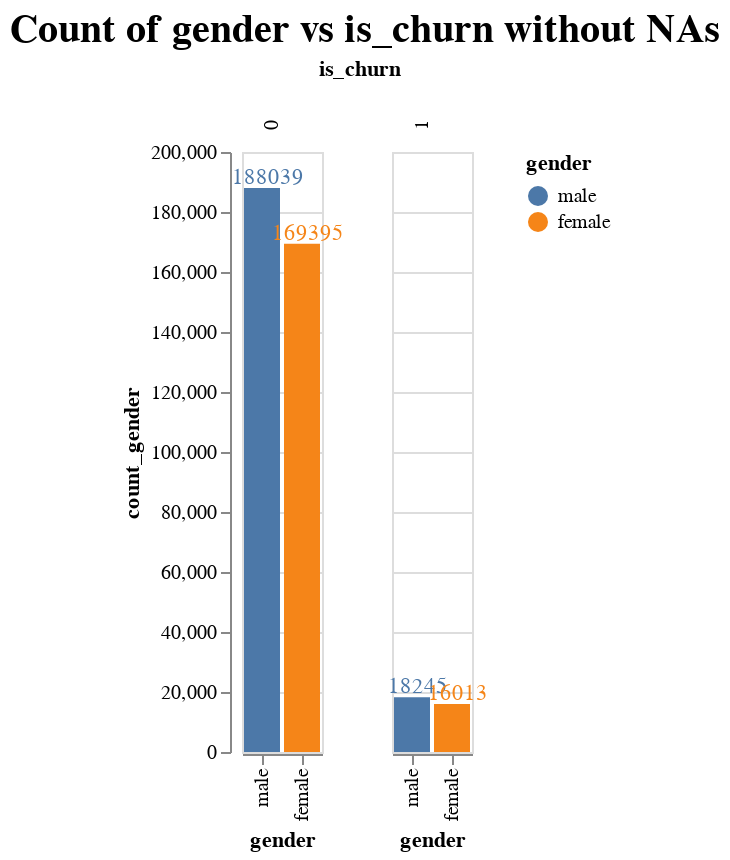
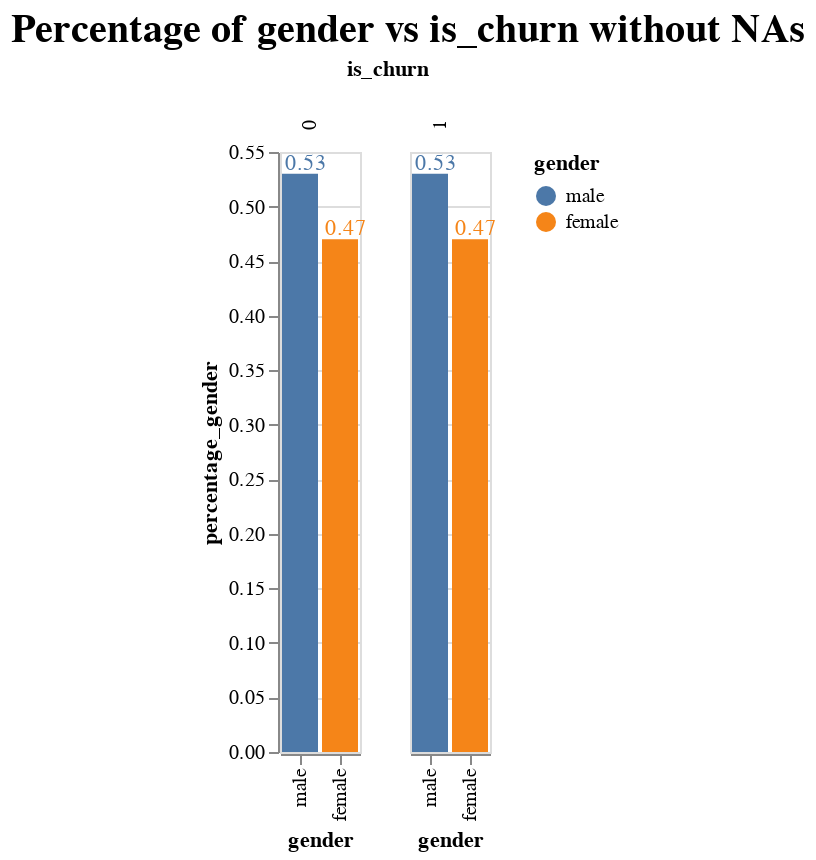

The notebook cell these images were saved under, in order:
### Code cell
count_gender = members_churn.groupby(['is_churn'])['gender'].value_counts().reset_index(name='count_gender')
percentage_gender = round(members_churn.groupby(['is_churn'])['gender'].value_counts(
    normalize=True).reset_index(name='percentage_gender'), 2)

plot_grouped_bar_chart(count_gender, "gender", "count_gender", "gender", "is_churn", title='Count of gender vs is_churn without NAs')

# Creating a grouped bar chart : is_churn vs gender (percentage)
plot_grouped_bar_chart(percentage_gender, "gender", "percentage_gender", "gender", "is_churn", title='Percentage of gender vs is_churn without NAs')

### Figure 1 — Vega-Lite specification as saved in the notebook (floating-point values rounded to 4 significant figures)
{"config": {"view": {"continuousWidth": 400, "continuousHeight": 300}, "title": {"anchor": "middle", "fontSize": 20}}, "data": {"name": "data-dce85e40893373a0b31daeba39af5c33"}, "facet": {"column": {"type": "nominal", "field": "is_churn", "header": {"labelAlign": "right", "labelAngle": -90}, "sort": null}}, "spec": {"layer": [{"mark": "bar", "encoding": {"color": {"type": "nominal", "field": "gender", "sort": null}, "x": {"type": "nominal", "field": "gender", "sort": null}, "y": {"type": "quantitative", "field": "count_gender"}}}, {"mark": {"type": "text", "align": "center", "baseline": "bottom", "dx": 3}, "encoding": {"color": {"type": "nominal", "field": "gender", "sort": null}, "text": {"type": "quantitative", "field": "count_gender"}, "x": {"type": "nominal", "field": "gender", "sort": null}, "y": {"type": "quantitative", "field": "count_gender"}}}]}, "title": "Count of gender vs is_churn without NAs", "$schema": "https://vega.github.io/schema/vega-lite/v4.8.1.json", "datasets": {"data-dce85e40893373a0b31daeba39af5c33": [{"is_churn": "0", "gender": "male", "count_gender": 188039}, {"is_churn": "0", "gender": "female", "count_gender": 169395}, {"is_churn": "1", "gender": "male", "count_gender": 18245}, {"is_churn": "1", "gender": "female", "count_gender": 16013}]}}

### Figure 2 — Vega-Lite specification as saved in the notebook (floating-point values rounded to 4 significant figures)
{"config": {"view": {"continuousWidth": 400, "continuousHeight": 300}, "title": {"anchor": "middle", "fontSize": 20}}, "data": {"name": "data-6df5c6e9d062d8a4e74fbf26b0c6acff"}, "facet": {"column": {"type": "nominal", "field": "is_churn", "header": {"labelAlign": "right", "labelAngle": -90}, "sort": null}}, "spec": {"layer": [{"mark": "bar", "encoding": {"color": {"type": "nominal", "field": "gender", "sort": null}, "x": {"type": "nominal", "field": "gender", "sort": null}, "y": {"type": "quantitative", "field": "percentage_gender"}}}, {"mark": {"type": "text", "align": "center", "baseline": "bottom", "dx": 3}, "encoding": {"color": {"type": "nominal", "field": "gender", "sort": null}, "text": {"type": "quantitative", "field": "percentage_gender"}, "x": {"type": "nominal", "field": "gender", "sort": null}, "y": {"type": "quantitative", "field": "percentage_gender"}}}]}, "title": "Percentage of gender vs is_churn without NAs", "$schema": "https://vega.github.io/schema/vega-lite/v4.8.1.json", "datasets": {"data-6df5c6e9d062d8a4e74fbf26b0c6acff": [{"is_churn": "0", "gender": "male", "percentage_gender": 0.53}, {"is_churn": "0", "gender": "female", "percentage_gender": 0.47}, {"is_churn": "1", "gender": "male", "percentage_gender": 0.53}, {"is_churn": "1", "gender": "female", "percentage_gender": 0.47}]}}
